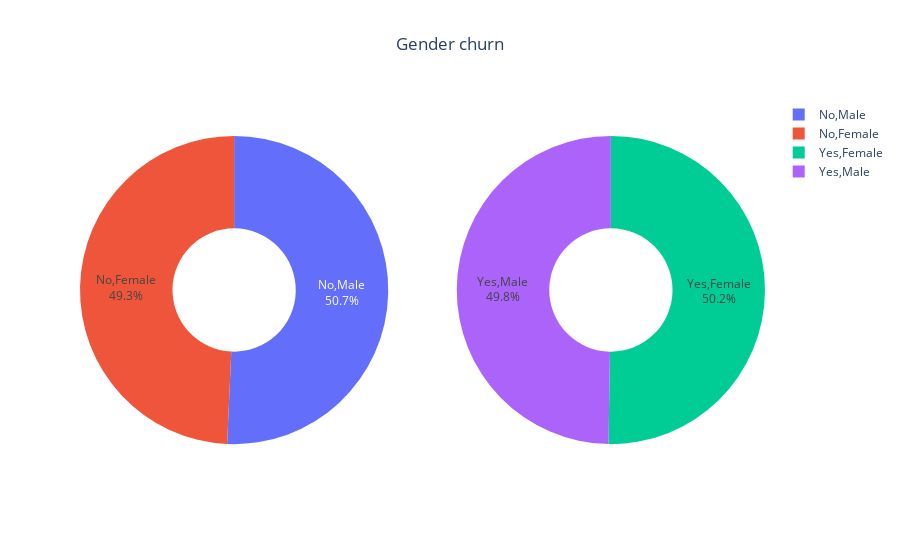

The notebook cell this image was saved under:
### Code cell
# Churned based on gender subplots

grouped = df.groupby(['Churn'])['gender'].value_counts()

# Unchurned subjects
labels = grouped.index[0:2]
target = grouped[0:2]

#Churned subjects
labels2 = grouped.index[2:]
target2 = grouped[2:]

# Create subplots: use 'domain' type for Pie subplot
fig = make_subplots(rows=1, cols=2, specs=[[{'type':'domain'}, {'type':'domain'}]])

fig.add_trace(go.Pie(labels=labels, values=target,  textinfo='label+percent', name="Female"),
              1, 1)

fig.add_trace(go.Pie(labels=labels2, values=target2,  textinfo='label+percent', name="Male"),
              1, 2)

# Use `hole` to create a donut-like pie chart
fig.update_traces(hole=.4, hoverinfo="label+percent+value")

fig.update_layout(title_text="Gender churn", title_x = 0.5)

fig.show()

### Figure 1 — Plotly figure (JSON) as saved in the notebook; plotly's stock layout.template omitted (floating-point values rounded to 4 significant figures)
{"data": [{"domain": {"x": [0, 0.45], "y": [0, 1]}, "hole": 0.4, "hoverinfo": "label+percent+value", "labels": [["No", "Male"], ["No", "Female"]], "name": "Female", "textinfo": "label+percent", "type": "pie", "values": [2619, 2544]}, {"domain": {"x": [0.55, 1], "y": [0, 1]}, "hole": 0.4, "hoverinfo": "label+percent+value", "labels": [["Yes", "Female"], ["Yes", "Male"]], "name": "Male", "textinfo": "label+percent", "type": "pie", "values": [939, 930]}], "layout": {"autosize": true, "title": {"text": "Gender churn", "x": 0.5}}}
